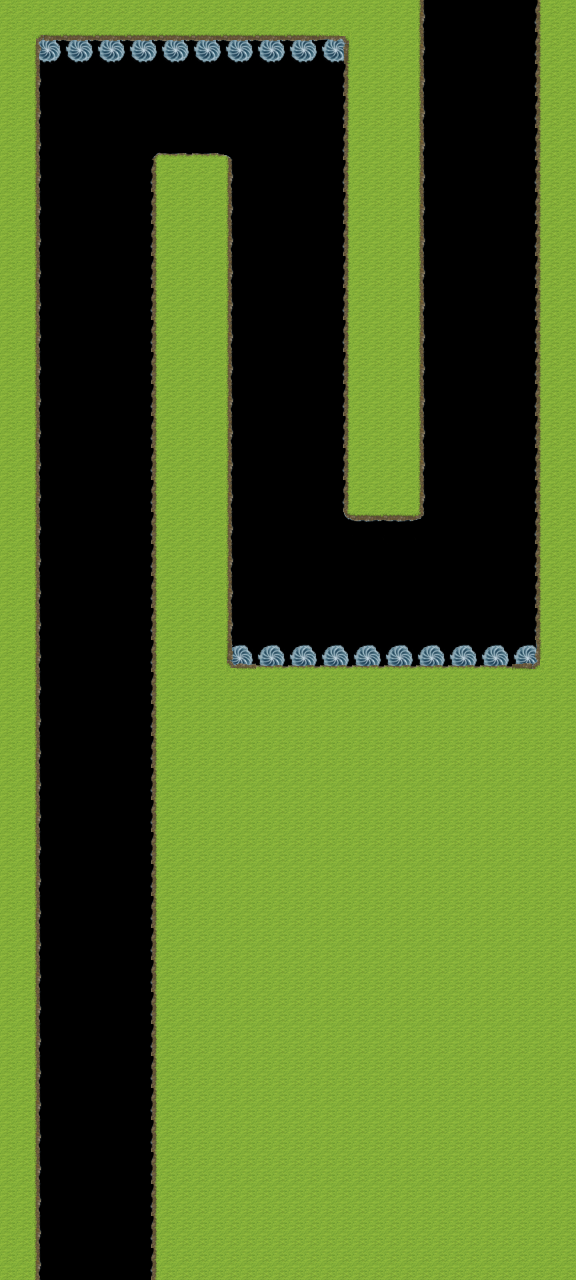

A 2D game scene composited from a Tiled map and its tileset images. What follows is a short description and the map's XML, with each tile layer's data collapsed to a summary:
An orthogonal 18x40 tile map with 32x32 px tiles, 3 tile layers (Object, Terrain, TerrainVisable), 2 tilesets.

<map version="1.0" orientation="orthogonal" renderorder="right-down" width="18" height="40" tilewidth="32" tileheight="32" nextobjectid="1">
 <tileset firstgid="1" name="irukaJetMap" tilewidth="32" tileheight="32" tilecount="13">
  <image source="irukaJetMap.png" width="32" height="416" />
  <tile id="0">
   <properties>
    <property name="category" value="0" />
   </properties>
  </tile>
  <tile id="1">
   <properties>
    <property name="category" value="0" />
   </properties>
  </tile>
  <tile id="2">
   <properties>
    <property name="category" value="0" />
   </properties>
  </tile>
  <tile id="3">
   <properties>
    <property name="category" value="0" />
   </properties>
  </tile>
  <tile id="4">
   <properties>
    <property name="category" value="0" />
   </properties>
  </tile>
  <tile id="5">
   <properties>
    <property name="category" value="0" />
   </properties>
  </tile>
  <tile id="6">
   <properties>
    <property name="category" value="0" />
   </properties>
  </tile>
  <tile id="7">
   <properties>
    <property name="category" value="0" />
   </properties>
  </tile>
  <tile id="8">
   <properties>
    <property name="category" value="1" />
   </properties>
  </tile>
  <tile id="9">
   <properties>
    <property name="category" value="0" />
   </properties>
  </tile>
  <tile id="10">
   <properties>
    <property name="category" value="0" />
   </properties>
  </tile>
  <tile id="11">
   <properties>
    <property name="category" value="0" />
   </properties>
  </tile>
  <tile id="12">
   <properties>
    <property name="category" value="0" />
   </properties>
  </tile>
 </tileset>
 <tileset firstgid="14" name="irukaJetObject" tilewidth="32" tileheight="32" tilecount="2">
  <image source="irukaJetObject.png" width="32" height="64" />
  <tile id="0">
   <properties>
    <property name="category" value="4" />
   </properties>
  </tile>
  <tile id="1">
   <properties>
    <property name="category" value="1" />
   </properties>
  </tile>
 </tileset>
 <layer name="Object" width="18" height="40">
  <data>[720 cells, 20 non-empty, 1 distinct tile ids]</data>
 </layer>
 <layer name="Terrain" width="18" height="40">
  <properties>
   <property name="category" value="" />
  </properties>
  <data>[720 cells, 138 non-empty, 1 distinct tile ids]</data>
 </layer>
 <layer name="TerrainVisable" width="18" height="40">
  <properties>
   <property name="category" value="" />
  </properties>
  <data>[720 cells, 548 non-empty, 13 distinct tile ids]</data>
 </layer>
</map>